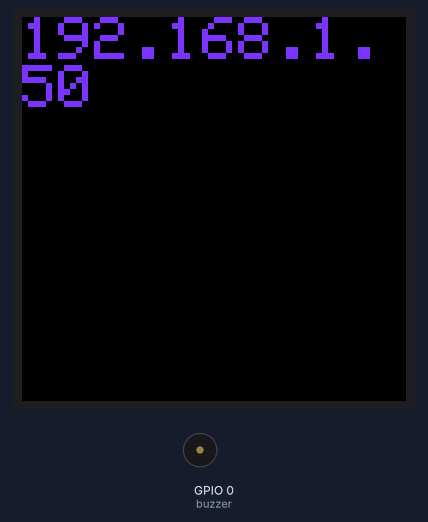
This sketch was run on a simulated ESP32. On the bench: 64×64 colour display, buzzer (waves = sounding, pin HIGH). WiFi joins after 1.5 s; servers stay silent unless stated; what the sketch prints to the serial monitor is not drawn.

Above: at 3.1 s.
At 7.66 s:
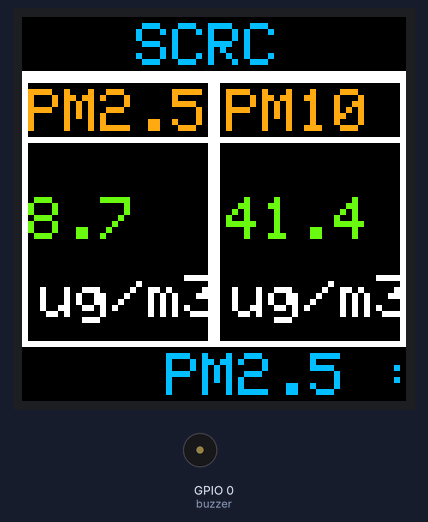
At 12.29 s:
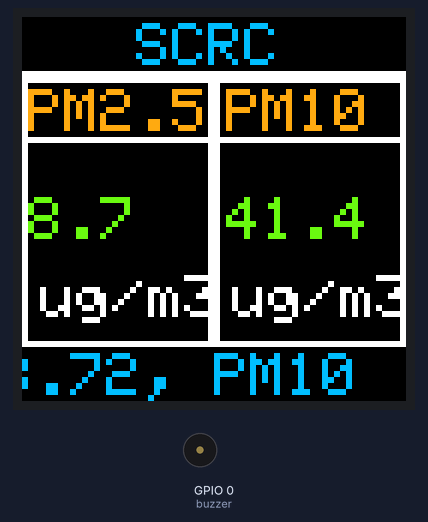
At 21.55 s:
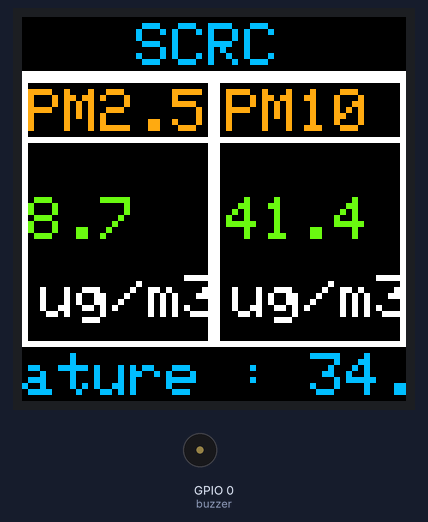
At 30.69 s:
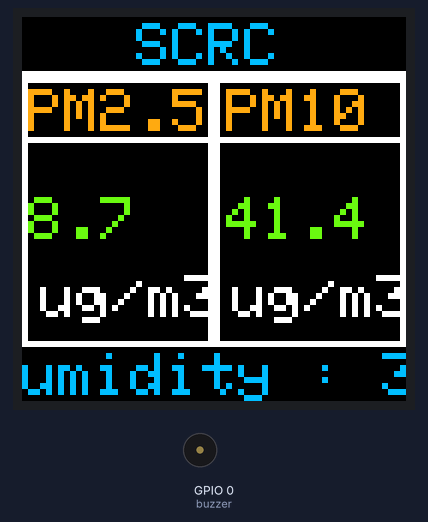
At 39.95 s:
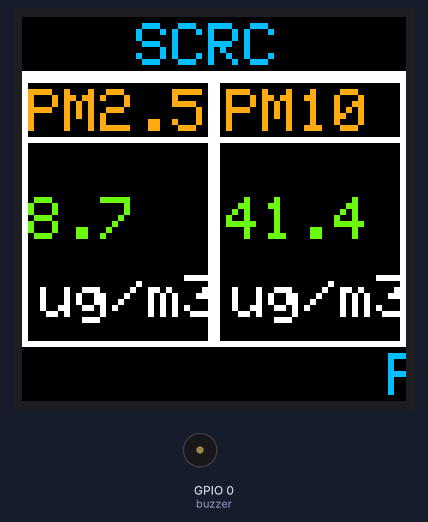

Measured:
- what the display in image 0 shows lasts 2.2 s, from 3.0 s to 5.2 s

The sketch:

SCRC-ROOM-3.ino
```cpp
/****************************************************************

        Created By: Modadugu Surya Suhaas
        August 2023
        For SCRC ROOM 3

******************************************************************/
// Wi-Fi
#include <Arduino.h>
#include "WiFi.h"
#include "ESPAsyncWebServer.h"
#include <string.h>
#include <ArduinoJson.h>
#include <PxMatrix.h>
#include <HTTPClient.h>
#include "scrc_onem2m.h"

#define PORT 8100
#define BAUD 115200

String verticals[] = { "aq","wd", "wf", "wn","srEM" };
int num_verticals = 5;
int curr_vertical = 0;

bool wd_status = false;

// WiFi credentials

// const char *ssid = "IIIT-Guest";
// const char *password = "I%GR#*S@!";

const char *ssid = "esw-m19@iiith";
const char *password = "e5W-eMai@3!20hOct";

// space required by the packages recieved


// hosted on port
AsyncWebServer server(PORT);

bool data_status = false;
bool data_start = false;
bool interrupt_enable = false;

String data_string = "Starting Up!";
String data_type = "";


uint8_t display_draw_time = 60;  // 30-70 is usually fine


void IRAM_ATTR display_updater() {
  // Increment the counter and set the time of ISR
  portENTER_CRITICAL_ISR(&timerMux);
  display.display(display_draw_time);
  portEXIT_CRITICAL_ISR(&timerMux);
}

void data_recieve(AsyncWebServerRequest *request, unsigned char *data, size_t len, size_t index, size_t total) {
  String stri;
  Serial.print("\n");
  for (int i = 0; i < len; i++) {
    stri += (char)data[i];
  }
  Serial.println("===============ONEM2M DATA RECIEVED=============================");
  Serial.print(stri);
  Serial.print("\n");

  DeserializationError error = deserializeJson(doc, stri);
  Serial.println("ONEM2M DATA PARSED");
  if (error) {
    Serial.print("deserializeJson() failed: ");
    Serial.println(error.c_str());
    return;
  }
  const char *m2m_data_type = doc["type"];
  const char *m2m_cin_con = doc["data"];
  String conv_data;
  String conv_data_type;
  conv_data_type = m2m_data_type;
  conv_data = m2m_cin_con;

  Serial.print("DATA : ");
  Serial.println(conv_data);
  Serial.print("TYPE : ");
  Serial.println(conv_data_type);
  Serial.println("======== oneM2M DATA PARSED! ==========");

  // If the data required needs to be in the format of char* then use
  data_type = conv_data_type;
  data_string = conv_data;

  data_status = true;
  interrupt_enable = true;
  request->send(200, "text/plain", stri);
}

void display_update_enable(bool is_enable) {
  if (is_enable) {
    timer = timerBegin(0, 90, true);
    timerAttachInterrupt(timer, &display_updater, true);
    timerAlarmWrite(timer, 4000, true);
    timerAlarmEnable(timer);
  } else {
    timerDetachInterrupt(timer);
    timerAlarmDisable(timer);
  }
}

void wifi_init() {
  WiFi.begin(ssid, password);
  while (WiFi.status() != WL_CONNECTED) {
    Serial.print(".");
    delay(1000);
  }
  Serial.println("\nConnected to the WiFi network");
  Serial.print("Local ESP32 IP: ");
  Serial.println(WiFi.localIP());
  Serial.print("MAC ADDRESS : ");
  Serial.println(WiFi.macAddress());
}


void scroll_text(uint8_t ypos, unsigned long scroll_delay, String text, uint8_t colorR, uint8_t colorG, uint8_t colorB) {
  uint16_t text_length = text.length();
  display.setTextWrap(false);  // we don't wrap text so it scrolls nicely
  display.setTextSize(1);
  display.setRotation(0);
  int index = 0;
  if (!data_start) {
    //m_clearDisplay();
    m_updateData(data_params[index], data_params[index + 1], data_values[index], data_values[index + 1], units[index], units[index + 1]);
    index++;
  }

  // Asuming 5 pixel average character width
  for (int xpos = matrix_width; xpos > -(matrix_width + text_length * 5); xpos--) {
    if (interrupt_enable) {
      interrupt_enable = false;
      break;
    }
    display.setTextColor(display.color565(colorR, colorG, colorB));
    if ((data_status) && (data_start)) {
      m_clearDisplay();
      // b_clearDisplay();
      display.setCursor(0, matrix_height / 2 - 5);
    } else {
      b_clearDisplay();
    }
    display.setTextColor(display.color565(colorR, colorG, colorB));
    display.setCursor(xpos, ypos);
    display.println(text);
    delay(scroll_delay);
    yield();
    if ((xpos % 80 == 0) && (!data_status)) {
      if (index >= dataCount-1 ) {
        index = 0;
      }
    m_updateData(data_params[index], data_params[index + 1], data_values[index], data_values[index + 1], units[index], units[index + 1]);
    index++;

      if ((data_start)) {
        m_clearDisplay();
      }

    }
    delay(scroll_delay / 5);
    yield();
  }

}


void setup() {
  delay(1000);
  Serial.begin(115200);
  Serial.println("IN SETUP");
  wifi_init();
  server.on(
    "/",
    HTTP_POST,
    [](AsyncWebServerRequest *request) {},
    NULL,
    data_recieve);
  server.begin();
  pinMode(buzzer, OUTPUT);
  digitalWrite(buzzer,LOW);
  display_update_enable(true);
  Serial.println("BEGIN DISPLAY");
  display.begin(32);
  display.setFastUpdate(true);
  Serial.println("DISPLAY INIT OVER");
  display.setTextWrap(true);
  display.setTextSize(0);
  display.setTextColor(display.color565(120, 55, 250));
  display.setCursor(0, 0);
  display.print(WiFi.localIP());
  sendGET(verticals[curr_vertical++]);
  delay(2000);
  display.clearDisplay();
  int index = 0;
  m_updateData(data_params[index], data_params[index + 1], data_values[index], data_values[index + 1], units[index], units[index + 1]);
  index++;
  t_updateData("SCRC");
}


void loop() {
  Serial.println("STARTED LOOP");
  if (WiFi.status() != WL_CONNECTED) {
    WiFi.reconnect();
  }
  //  && (data_type == "CMD")
  if ((data_status) && (data_type == "CMD")) {
    sendGET(data_string);
    Serial.print("DEBUG :: ");
    Serial.println(data_string);
    data_status = false;
  }
  if (data_status) {
    for (int j = 0; j < 2; j++) {
      display.setTextWrap(true);
      data_start = true;
      sound_buzzer(5, 350);
      display.fillRect(0, 10, 64, 45, display.color565(0, 0, 0));
      display.setTextSize(2);
      scroll_text(matrix_height / 2 - 5, 50, data_string, 96, 96, 250);
      display.setTextSize(1);
      delay(700);
    }
    data_status = false;
    data_start = false;

  } else {
    scroll_text(56, 50, string_data, 0, 191, 255);
    b_clearDisplay();
  }
  if( curr_vertical >= 5){
  curr_vertical = 0;
  }

  sendGET(verticals[curr_vertical]);
  curr_vertical++;
}
```

data_parser.h
```cpp
#include <Arduino.h>

int dataCount;

DynamicJsonDocument doc(512);

#define MAX_DATA_SIZE 12

int first = 0;
String data_params[MAX_DATA_SIZE] = {"PM2.5","PM10","Temp"," rH","AQI"};
double data_values[MAX_DATA_SIZE] = {8.72,41.39,34.39,30.53,41.39};
String units[MAX_DATA_SIZE] = {"ug/m3","ug/m3","C","%Rh",""};
String string_data = "PM2.5 : 8.72, PM10 : 41.39, Temperature : 34.39, Relative Humidity : 30.69, AQI : 41.39";


void printData() {
  Serial.println("Stored Data:");
  for (int i = 0; i < dataCount; i++) {
    Serial.print("Parameter: ");
    Serial.print(data_params[i]);
    Serial.print("\tValue: ");
    Serial.print(data_values[i]);
    Serial.print("\tUnits: ");
    Serial.println(units[i]);
  }
  Serial.print("String : ");
  Serial.println(string_data);
}

void updateData(String jsonString) {
  deserializeJson(doc, jsonString);

  dataCount = doc["count"];

  JsonArray paramsArray = doc["params"];
  JsonArray valuesArray = doc["values"];
  JsonArray unitsArray = doc["units"];
  const char *mew = doc["string"];
  string_data = mew;
  for (int i = 0; i < dataCount && i < MAX_DATA_SIZE; i++) {
    data_values[i] = valuesArray[i];
    data_params[i] = paramsArray[i].as<String>();
    units[i] = unitsArray[i].as<String>();
  }
  printData();
}

void sendGET(String vertical) {
  String url = "https://iiit-api.suryasuhaas.in/" + vertical ;
  Serial.println("IN sendGET");
  HTTPClient http;
  http.begin(url);
  String payload = "";
  int httpCode = http.GET();
  Serial.print("HTTP : ");
  Serial.println(httpCode);
  if (httpCode > 0) {
    payload = http.getString();
    Serial.println("Data Recieved!");
    Serial.println(payload);
    updateData(payload);
  } else {
    Serial.println("REQUEST COULD NOT BE SENT!");
  }
  http.end();
}
```

scrc_onem2m.h
```cpp
#include <Arduino.h>
#include "WiFi.h"
#include "ESPAsyncWebServer.h"
#include <string.h>
#include <ArduinoJson.h>
#include <PxMatrix.h>
#include <HTTPClient.h>

#include "data_parser.h"


#define buzzer 0

#define P_LAT 22
#define P_A 19
#define P_B 23
#define P_C 18
#define P_D 5
#define P_E 15
#define P_OE 21
hw_timer_t *timer = NULL;
portMUX_TYPE timerMux = portMUX_INITIALIZER_UNLOCKED;

#define matrix_width 64
#define matrix_height 64

PxMATRIX display(matrix_width, matrix_height, P_LAT, P_OE, P_A, P_B, P_C, P_D, P_E);


void t_clearDisplay() {
  display.fillRect(0, 0, 64, 10, display.color565(0, 0, 0));
}

void m_clearDisplay() {
  display.fillRect(0, 10, 64, 45, display.color565(0, 0, 0));
}

void b_clearDisplay() {
  display.fillRect(0, 55, 64, 10, display.color565(0, 0, 0));
}

void t_updateData(String text){
  t_clearDisplay();
  display.setCursor(19,1);
  display.setTextSize(1);
  display.setTextColor(display.color565(0,191,255));
  display.print(text);
  display.drawLine(0, 9, 64, 9, display.color565(255, 255, 255));
}

void m_updateData(String paramOne, String paramTwo, double dataOne, double dataTwo, String unitOne, String unitTwo){
  m_clearDisplay();
  display.drawRect(0, 10, 64, 45,display.color565(255, 255, 255));
  display.drawLine(31, 10, 31, 54, display.color565(255, 255, 255));
  display.drawLine(32, 10, 32, 54, display.color565(255, 255, 255));
  display.setTextSize(0);
  display.setTextColor(display.color565(255, 170, 20));
  display.setCursor(1, 12);
  display.drawLine(1, 20, 62, 20, display.color565(255, 255, 255));
  display.print(paramOne);
  display.setCursor(34, 12);
  display.print(paramTwo);
  display.setTextSize(1);
  display.setTextColor(display.color565(110, 250, 20));
  display.setCursor(1,30);
  display.printf("%.1lf",dataOne);
  display.setCursor(34, 30);
  display.printf("%.1lf",dataTwo);
  display.setTextColor(display.color565(255, 255, 255));
  display.setCursor(3,43);
  display.print(unitOne);
  display.setCursor(35,43);
  display.print(unitTwo);
}

void m_show_text(String textse){
  m_clearDisplay();

  display.setCursor(0, 12);
  display.setTextWrap(true);
  display.setTextColor(display.color565(255,255,255));
  display.setTextSize(1);
  display.print(textse);
  delay(2000);
}


void sound_buzzer(uint8_t times, uint8_t delay_time)
{
  for (int i = 0; i < times; i++)
  {
    digitalWrite(buzzer, HIGH);
    delay(delay_time);
    digitalWrite(buzzer, LOW);
    delay(delay_time);
  }
}
```
